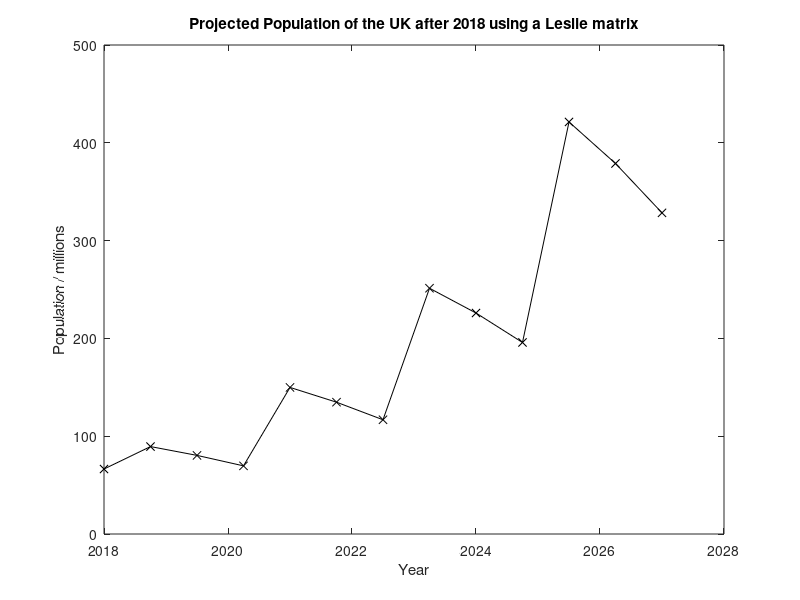

MATLAB code to generate this figure:
clc;
clear;
% this program uses a Leslie matrix system in an attempt to approximate the future human population in the UK with rates taken from the office of national statistics pre covid, and it will be assumed that those who are able to give birth are those only within (later years of) adolescence and you to mid adulthood.
% there will be 4 groupings of ages:
% 1) newborn (0<years<=1)
% 2) child and early adolescent (1<years<=16)
% 3) late adolescent and young to mid adult (16<years<=49) (able to , and within legal bounds, reproduce)
% 4) late adult and elderly (49<years<=81)

% key statistics used are:
% - mean life expectancy of 81 years (ONS 2018)
% - population of the uk is 66,435,600 (ONS 2018)
% - mean fertility rate of 1.7 children per woman (ONS 2018)
% - 3.8 deaths per 1000 live births (ONS 2018)
% - of the population in 2018, 18.75% were <16years, 62.70% were 16<=years<=64 and 18.55% were >=65years

% assumptions:
% - all those above the age of 81 die
% - "graduation" from the 2nd to 3rd, and 3rd to 4th is 99%
% - "child bearing years" are between the years 16 to 49
% - the initial population of each age group initially in 2018 is approximated with a uniform distribution from the statistics provided
% - all births occur every 9 months

leslie = zeros(4); %constructing the leslie population matrix
leslie(1,:) = [0, 0, 1.7, 0]; %the fertility rate of each age group (using the statistic in 
leslie(2,:) = [0.9962, 0, 0, 0]; %ratio of newborns that graduate to the child and early adolescent group (from the 3.8 deaths out of 1000 births statistic)
leslie(3,:) = [0, 0.99, 0, 0]; %ratio of the 2nd age group that graduates to the 3rd age group
leslie(4,:) = [0, 0, 0.99, 0]; %ratio of the 3rd age group that graduates to the second age group

init = [0.77729652, 11.67937848, 28.64703072, 25.33189428]'; %population of each of the 4 ages groups approximated from the statistics provided (all in millions of people) in the end of 2018
x = [init, zeros(4, 12)];

for i = 2:13 %a for loop that loops through 9 months 12 times, and so finishes after 9 years are projected
x(:,i) = leslie*x(:,i-1); %calculating the population by the end of the next set of 9 months
end

time = ((9/12)*[0:12]);
pop = sum(x);
disp([time', x', pop']);

figure(1);
plot(time+2018,pop,'-xk');
title('Projected Population of the UK after 2018 using a Leslie matrix');
ylabel('Population / millions');
xlabel('Year');